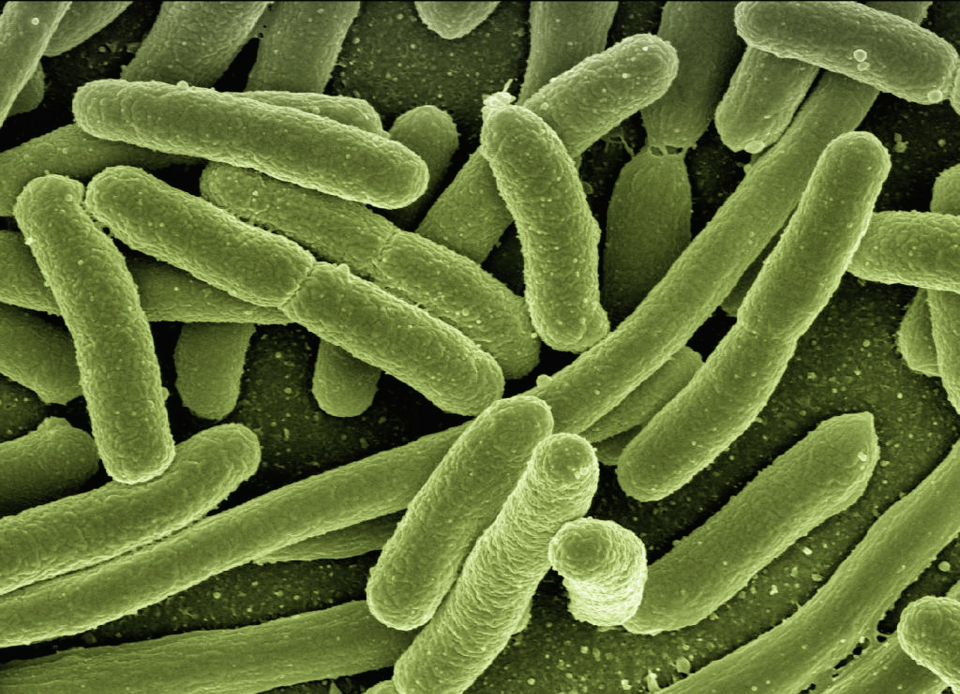
#> input picture pre_image/sample1.jpg, 1920 x 1388 px (shown at 1/2 size)
$ jupyter execute main_copy.ipynb
#> lines starting #> are read from the running program, lines starting #| are printed output that depends on the picture
# なんでも小さく見える画像の合成

ライブラリのインポート

[cell 1]
import os
import platform
import cv2
import matplotlib.pyplot as plt
import numpy as np
import sys

[cell 2]
use_os = platform.system()

if(use_os == "Windows"):
    dir_connect = "\\"
else:
    dir_connect = "/"

ファイルの読み込み

### 入力が必要

[cell 3]
parent_dir = os.getcwd()
# 画像名を入力
pre_image_name = "sample1.jpg"
pre_image_dir = parent_dir + dir_connect + "pre_image" + dir_connect + pre_image_name

if(os.path.exists(pre_image_dir)):
   pre_array_obj = plt.imread(pre_image_dir)
#> pre_array_obj is the input picture: shape (1388, 1920, 3); mean R, G, B 99.7, 113.7, 57.1
   plt.imshow(pre_array_obj)

else:
   print("画像が存在しません．")
   sys.exit()

尺度の色を選ぶ，画像のサイズを調べる

[cell 4]
scale_image_name = "scale.jpeg"
scale_dir = parent_dir + dir_connect + "scale_image" + dir_connect + scale_image_name


img1 = cv2.imread(pre_image_dir)
img2 = cv2.imread(scale_dir)
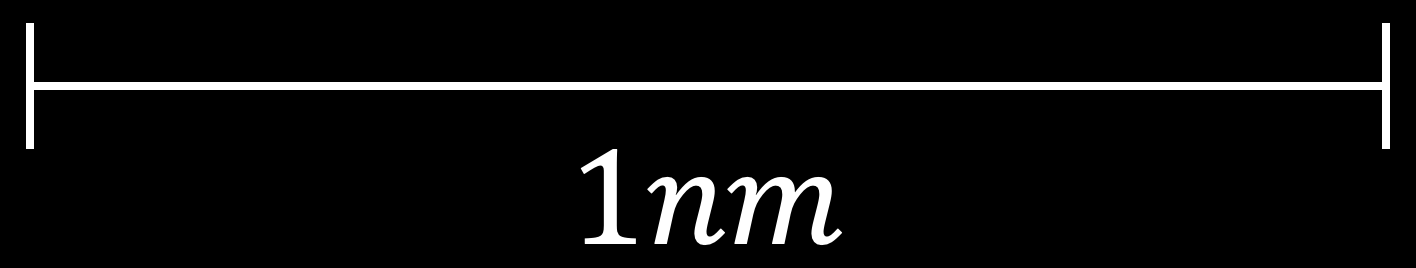
#> input picture scale_image/scale.jpeg, 1416 x 268 px
#> img2 is the input picture: shape (268, 1416, 3); min 0, max 255, mean 13.2

img_high, img_width = img1.shape[:2]
#> img_high = 1388; img_width = 1920
scale_high, scale_width = img2.shape[:2]
#> scale_high = 268; scale_width = 1416

print("画像のサイズ：({}, {})".format(img_high, img_width))
#| 画像のサイズ：(1388, 1920)
print("尺度画像のサイズ：({}, {})".format(scale_high, scale_width))
#| 尺度画像のサイズ：(268, 1416)


pre_array_obj2 = plt.imread(scale_dir)
plt.imshow(pre_array_obj2)

尺度画像のリサイズ，出力先の作成

[cell 5]
after_scale_width = img_width//3
#> after_scale_width = 640
after_scale_high = (after_scale_width*scale_high)//scale_width
#> after_scale_high = 121

pre_img3 = cv2.imread(scale_dir)
img3 = cv2.resize(pre_img3, (after_scale_width, after_scale_high))
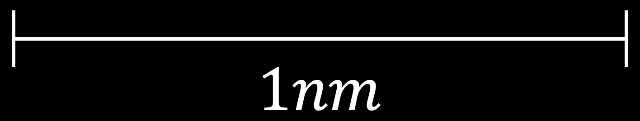
#> img3: shape (121, 640, 3); min 0, max 255, mean 13.4
print("({}, {})".format(img_high, img_width))
#| (1388, 1920)
print(img3.shape)
#| (121, 640, 3)

after_image_dir = parent_dir + dir_connect + "after_image" + dir_connect + "af_" +pre_image_name

画像の合成

[cell 6]
after_image = img1
after_image_dir = parent_dir + dir_connect + "after_image" + dir_connect + "af_" +pre_image_name

y_offset = img_high - after_scale_high
#> y_offset = 1267
x_offset = img_width - after_scale_width
#> x_offset = 1280

# 画像の大きさ
print("img_high = {}, img_width = {}".format(img_high, img_width))
#| img_high = 1388, img_width = 1920
print(img1.shape)
#| (1388, 1920, 3)
# 元の尺度画像の大きさ
print("scale_high = {}, scale_width = {}".format(scale_high, scale_width))
#| scale_high = 268, scale_width = 1416
print(img2.shape)
#| (268, 1416, 3)
# サイズ変更後の尺度画像の大きさ
print("img3.shape")
print(img3.shape)
#| (121, 640, 3)
print("y_offset = {}, x_offset = {}".format(y_offset, x_offset))
#| y_offset = 1267, x_offset = 1280

after_image[y_offset : y_offset + after_scale_high, 0 : after_scale_width] = img3
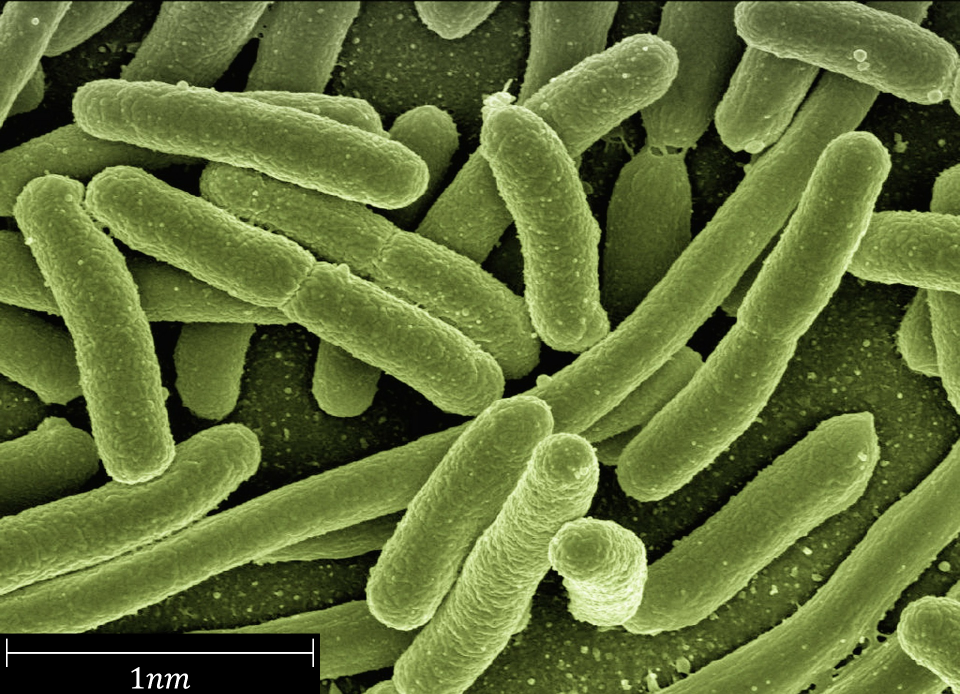
#> after_image: shape (1388, 1920, 3) (shown at 1/2 size); mean B, G, R 56, 110.9, 97.3
cv2.imwrite(after_image_dir, after_image)
pre_array_obj3 = plt.imread(after_image_dir)
plt.imshow(pre_array_obj3)
